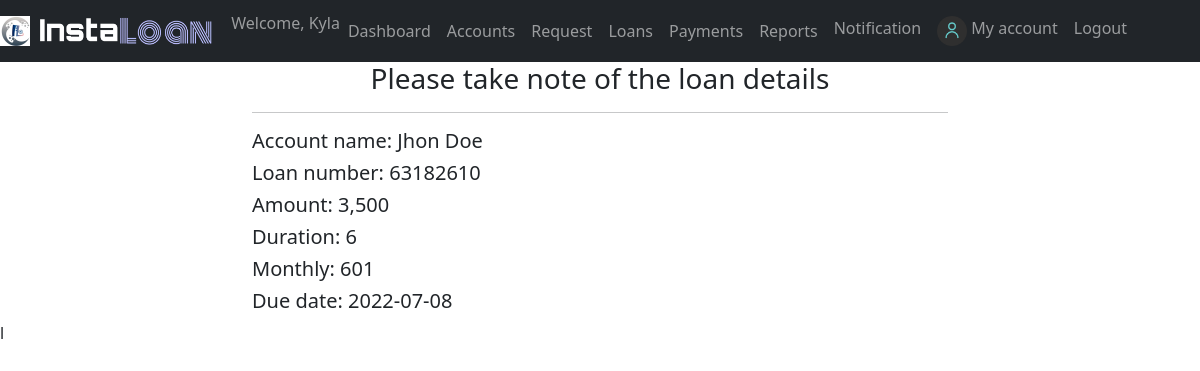
The page /Admin/overview.php?id=16 (signed in) on the database its author committed.
### tables this page shows
CREATE TABLE `users` (
  `user_id` int(100) NOT NULL,
  `first_name` varchar(32) NOT NULL,
  `last_name` varchar(32) NOT NULL,
  `sex` varchar(6) NOT NULL,
  `contact_number` varchar(11) NOT NULL,
  `email` varchar(30) DEFAULT NULL,
  `birthdate` date DEFAULT NULL,
  `address` varchar(100) DEFAULT NULL,
  `username` varchar(32) NOT NULL,
  `password` varchar(32) NOT NULL,
  `acct_type` varchar(10) NOT NULL DEFAULT 'User'
);

CREATE TABLE `loan` (
  `loan_id` int(100) NOT NULL,
  `user_id` int(100) NOT NULL,
  `amount` int(100) NOT NULL,
  `duration` int(12) NOT NULL,
  `monthly` int(100) NOT NULL,
  `completed` int(100) NOT NULL DEFAULT 0,
  `balance` int(100) NOT NULL,
  `loan_number` int(100) NOT NULL,
  `approve_by` varchar(50) NOT NULL,
  `date_approve` date NOT NULL DEFAULT current_timestamp(),
  `status` varchar(10) NOT NULL DEFAULT 'UNPAID'
);

### Admin/overview.php (the view, shortened to what this page needs)
<?php
    include("../config.php");
    $user_check=$_SESSION['user'];
    $sql="SELECT * FROM users WHERE username='$user_check'";
    $stmt=$conn->query($sql);
    $row=$stmt->fetch(PDO::FETCH_ASSOC);
    $login_user=$row['first_name'];
?>
<!DOCTYPE html>
<html lang="en">
<head>
	<link rel="stylesheet" href="../bootstrap/css/bootstrap.css">
	<link rel="stylesheet" href="../Lending App/bootstrap/css/bootstrap.min.css">
    <link rel="stylesheet" href="../fontawesome/css/all.css">
</head>
<body>
	<nav class="navbar navbar-expand-lg navbar-dark bg-dark">
		<a class="navbar-brand" href="#">
            <img src="../img/logo.png" width="30" height="30" class="d-inline-block align-top" alt="">
			<img src="../img/logo1.png" width="180" height="30" class="d-inline-block align-top" alt="">
        </a>
		<div class="collapse navbar-collapse" id="navbarSupportedContent">
			<ul class="navbar-nav mr-auto">
                <li class="nav-item">
					<span class="navbar-text">Welcome, <?php echo $login_user ?></span>
				</li>
                <li class="nav-item">
					<a class="nav-link" href="dashboard.php">Dashboard</a>
				</li>
				<li class="nav-item">
					<a class="nav-link" href="adminview.php">Accounts <span class="sr-only">(current)</span></a>
				</li>
				<li class="nav-item">
					<a class="nav-link" href="request.php">Request</a>
				</li>
                <li class="nav-item">
					<a class="nav-link" href="loans.php">Loans</a>
				</li>
                <li class="nav-item">
					<a class="nav-link" href="payment.php">Payments</a>
				</li>
                <li class="nav-item">
					<a class="nav-link" href="reports.php">Reports</a>
				</li>
			</ul>
            <?php
                $sql="SELECT * FROM notification WHERE receiver='Admin' AND status='unread'";
                $stmt=$conn->query($sql);
                $num=$stmt->rowCount();
            ?>
			<ul class="navbar-nav ml-auto">
                <li class="nav-item">
                    <a class="nav-link" href="../notification.php">Notification <?php if($num>0) echo "<span class='badge badge-danger'>$num</span>" ?></a>
                </li>
                <li class="nav-item">
					<a class="nav-link" href="../profile.php">
                        <img src="../img/user.png" width="30" height="30" class="d-inline-block align-top" alt="">
                        My account
                    </a>
				</li>
				<li class="nav-item">
					<a class="nav-link btn btn-info btn-md" href="../logout.php">Logout</a>
				</li>
			</ul>
		</div>
	</nav>
    <?php
        if(isset($_GET['id'])){
            $id=$_GET['id'];
            $sql="SELECT * FROM loan WHERE user_id='$id' AND status='UNPAID'";
            $stmt=$conn->query($sql);
            while($row=$stmt->fetch(PDO::FETCH_ASSOC)){
    ?>
    <div class="container">
            <?php
                $u_id=$row['user_id'];
                $sql="SELECT * FROM users WHERE user_id='$u_id'";
                $stmt=$conn->query($sql);
                $temp=$stmt->fetch(PDO::FETCH_ASSOC);
                $fname=$temp['first_name'];
                $lname=$temp['last_name'];
            ?>
        <h3 class="text-center">Please take note of the loan details</h3>
        <hr>
        <h5>Account name: <?php echo $fname." ".$lname ?></h5>
        <h5>Loan number: <?php echo $row['loan_number'] ?></h5>
        <h5>Amount: <?php echo number_format($row['amount']) ?></h5>
        <h5>Duration: <?php echo $row['duration'] ?></h5>
        <h5>Monthly: <?php echo number_format($row['monthly']) ?></h5>
        <h5>Due date: <?php echo $row['date_approve'] ?></h5>
    </div>
    <?php }} ?>
</body>
</html>l

### Admin/overview.php (style rules this page uses)
.container { width: 100% }
@media all and (min-width: 768px) { .container { width: 60% } }

### rows shown on the page
users: first_name "Kyla"
loan: user.first_name "Jhon", user.last_name "Doe", loan_number "63182610", amount "3,500", duration "6", monthly "601", date_approve "2022-07-08"
